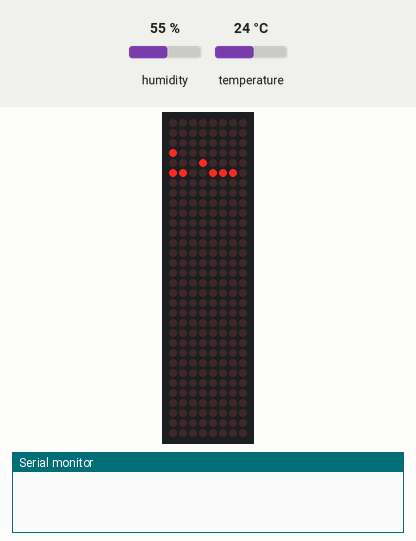
This sketch was run on a simulated Arduino Uno, built with avr-gcc and run on an emulated ATmega328P. Shown: 8×32 LED matrix, the last lines printed to the serial monitor. The inputs (shaded band) are chosen by the test bench; at power-on: humidity 55 %, temperature 24 °C. Random numbers use the default seed unless the sketch sets one.

Above: at 0.9 s.
At 6.0 s:
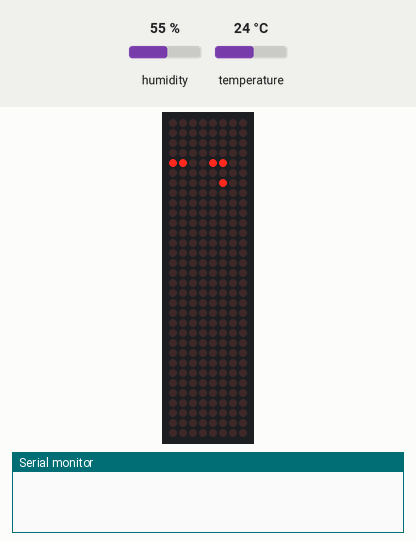
6.1 s: humidity set to 22 %
At 18.57 s:
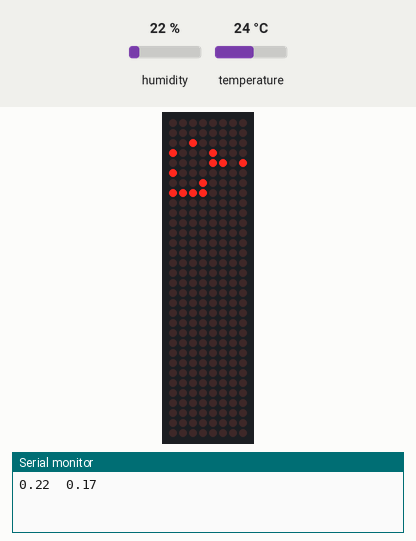
19.5 s: humidity set to 40 %
26.2 s: humidity set to 88 %
32.9 s: humidity set to 31 %
At 39.08 s:
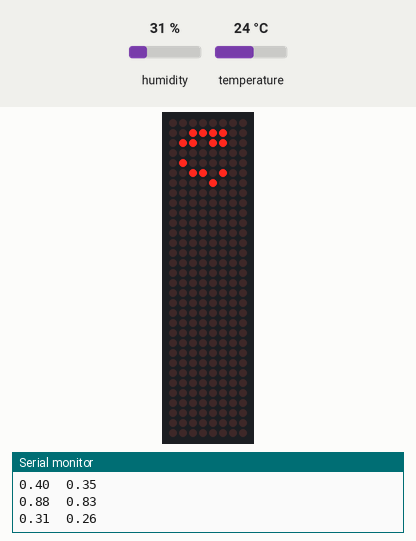
39.6 s: humidity set to 68 %
46.3 s: humidity set to 22 %
At 55.4 s:
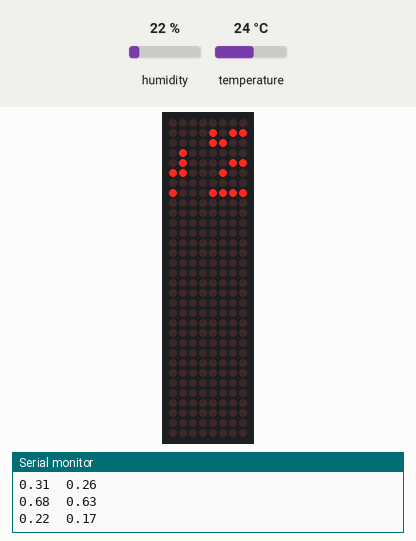

Measured:
- what the display in image 0 shows lasts 4.0 s, from 0.9 s to 4.9 s
- what the display in image 4 shows lasts 0.5 s, from 55.0 s to 55.5 s

The sketch:

Alight_Dot_Matrix_11.ino
```cpp
//https://www.circuitbasics.com/how-to-setup-an-led-matrix-on-the-arduino/
#include <SPI.h>
#include <Adafruit_GFX.h>
#include <Max72xxPanel.h>
#include <stdbool.h>
#include <stdio.h>
#include<stdlib.h>

#include "DHT.h"

#define MAX_ROWS 32
#define MAX_COLS 8

#define MAX_WAIT 2000
#define MIN_WAIT 100

#define DHTPIN 2     // Digital pin connected to the DHT sensor
#define DHTTYPE DHT11   // DHT 11

// Initialize DHT sensor.
DHT dht(DHTPIN, DHTTYPE);

int pinCS = 10;
//Din connects to pin 11
//CLK connects to pin 13

int numberOfHorizontalDisplays = 1;
int numberOfVerticalDisplays = 4;

int incomingByte = 0; // for incoming serial data

int wait=500; //delay (ms).

Max72xxPanel matrix = Max72xxPanel(pinCS, numberOfHorizontalDisplays, numberOfVerticalDisplays);


//Custom Functions

//bool arr[MAX_ROWS][MAX_COLS]; //use this when randomly filling matrix.

bool arr[MAX_ROWS][MAX_COLS] = {
{0,0,0,0,0,0,0,0}, //row1
{0,0,0,0,0,0,0,0},
{0,0,0,0,0,0,0,0},
{0,0,0,0,0,0,0,0}, //row 4
{0,0,0,0,0,0,0,0},
{0,0,0,0,0,0,0,0},
{0,0,0,0,0,0,0,0},
{0,0,0,0,0,0,0,0}, //row8
{0,0,0,1,1,0,0,0},
{0,0,1,1,0,0,0,0},
{0,0,0,1,0,0,0,0},
{0,0,0,0,0,0,0,0}, //row 12
{0,0,0,0,0,0,0,0},
{0,0,0,0,0,0,0,0},
{0,0,0,0,0,0,0,0},
{0,0,0,0,1,0,0,0}, //row 16
{0,0,0,0,1,0,1,0},
{0,0,0,0,1,0,0,0},
{0,0,0,0,0,0,0,0},
{0,0,0,0,0,0,0,0}, //row 20
{0,0,0,0,0,0,0,0},
{0,0,0,0,1,1,0,0},
{0,0,0,0,1,0,0,0},
{0,0,0,0,0,0,0,0}, //row 24
{0,0,0,1,0,1,0,0},
{0,0,0,0,0,1,0,0},
{0,0,0,0,0,0,0,0},
{0,0,0,0,1,0,0,0}, //row 28
{0,0,0,0,0,1,0,0},
{0,0,0,0,0,1,0,0},
{0,0,0,0,0,1,0,0},
{0,0,0,0,0,0,0,0}, //row 32 (last)
};


//Start-up configuration for the board
void init_screen(bool arr[MAX_ROWS][MAX_COLS]){

  matrix.fillScreen(0); //clear screen
  for(int chip=0;chip<4;chip++){
    matrix.setPosition(chip, 0, 0);
  for(int x = 0;x<8;x++){//row
      for(int y = 0; y<8;y++){//col

        if(arr[(chip*8)+x][y]){ //if array element is 1=true.
        matrix.drawPixel(x, y, 1);
        }
        else {
        matrix.drawPixel(x, y, 0);
        }
        matrix.write();
      } //end for y
  }  //end for x
  }//end for chip

}//end init_screen

//Randomly fill the board
void random_screen(){

  matrix.fillScreen(0); //clear screen
  for(int chip=0;chip<4;chip++){
    matrix.setPosition(chip, 0, 0);
  for(int x = 0;x<8;x++){//row
      for(int y = 0; y<8;y++){//col

        if(((float)rand()/RAND_MAX) > 0.5){ //if array element is 1=true.

        arr[x][y] = 1;
        matrix.drawPixel(x, y, 1);
        } //end if
        else {
        arr[x][y] = 0;
        matrix.drawPixel(x, y, 0);
        }
        matrix.write();
      } //end for y
  }  //end for x
  }//end for chip

}//end init_screen

//Variables.
int sum, null_cells, time_mod=0;
float h, h_new, t, t_new;
bool arr_new[MAX_ROWS][MAX_COLS];

void setup() {
  Serial.begin(9600);

  matrix.setIntensity(1);
  matrix.setRotation(0, 1);
  matrix.setRotation(1, 1);
  matrix.setRotation(2, 1);
  matrix.setRotation(3, 1);
  init_screen(arr);

  dht.begin();
  t = dht.readTemperature(); //make initial reading
  h = dht.readHumidity();
  delay(2*MAX_WAIT);
}


void loop() {//game loop.

//Read temp&humidity only if at least 2s has passed:
if(time_mod>2000){
//reset time_mod
time_mod = 0;
//Read humidity.
h_new = dht.readHumidity();
// Read temperature as Celsius (the default)
t_new = dht.readTemperature();
// Check if any reads failed and exit early (to try again).
if (isnan(h_new) || isnan(t_new)) {
    Serial.println(F("Failed to read from DHT sensor!"));
    return;
  }

  //Adjust wait variable based on temperature
  while(wait>MIN_WAIT-1 && wait<MAX_WAIT+1){ //Define extreme allowed values
    wait += (h_new-h)*10;


    //Reset wait value if extremes are exceeded:
    if(wait<MIN_WAIT){wait = MIN_WAIT;}
    if(wait>MAX_WAIT){wait = MAX_WAIT;}

    break;
  }


  h = h_new;


  //Print temperature and humidity.
  Serial.print(h_new/100);
  Serial.print("\t");
  Serial.print((float)(wait) /1000);
  Serial.print("\n");
}


null_cells = 0; //number of empty cells

//Find sum of neighbors for each cell
for(int x = 0;x<MAX_ROWS;x++){
  for(int y = 0;y<MAX_COLS; y++){
      //arr_new[x][y] = 0;
      sum = 0;

      //find number of null cells
      if(arr[x][y]==0){ null_cells++;}

      //if null cells == 64 (one panel empty, we are at x,y = 7,7) place pattern
      if(null_cells==64){
        arr_new[x-2][y-2] = 1;
        arr_new[x-3][y-2] = 1;
        arr_new[x-4][y-2] = 1;
        arr_new[x-5][y-2] = 1;
        null_cells = 0;
      }

      //First(bottom) row, y in mid-range.
      if(x == 0  && (y>0 && y<MAX_COLS)){
        sum = arr[x][y-1]+arr[x+1][y+1]+arr[x+1][y]+arr[x+1][y-1]+arr[x][y+1];
      }

      //Last(top) row, y in mid-range.
      if(x == MAX_ROWS  && (y>0 && y<MAX_COLS)){
        sum = arr[x][y+1]+arr[x-1][y+1]+arr[x-1][y]+arr[x-1][y-1]+arr[x][y-1];
        }

      //Left, x in mid-range
      if(y == MAX_COLS  && (x>0 && x<MAX_ROWS)){
        sum = arr[x-1][y]+arr[x-1][y-1]+arr[x][y-1]+arr[x+1][y-1]+arr[x+1][y];
      }

      //Right, x in mid-range
      if(y == 0  && (x>0 && x<MAX_ROWS)){
        sum = arr[x-1][y]+arr[x-1][y+1]+arr[x][y+1]+arr[x+1][y+1]+arr[x+1][y];
      }

      //Corner BL
      if(x == 0 && y == MAX_COLS){
        sum = arr[x][y-1]+arr[x+1][y-1]+arr[x+1][y];
      }

      //Corner BR
      if(x == 0 && y == 0){
        sum = arr[x][y+1]+arr[x+1][y+1]+arr[x+1][y];
      }

      //Corner TL
      if(x == MAX_ROWS && y == MAX_COLS){
        sum = arr[x-1][y]+arr[x-1][y-1]+arr[x][y-1];
      }

      //Corner TR
      if(x == MAX_ROWS && y == 0){
        sum = arr[x][y+1]+arr[x-1][y+1]+arr[x-1][y-1];
      }


      //Both x,y in mid-range.
      //8 neighbors.
      if((x>0 && x<MAX_ROWS) && (y>0 && y<MAX_COLS)){
          sum = arr[x-1][y-1] + arr[x-1][y] + arr[x-1][y+1] + arr[x][y-1] + arr[x][y+1] + arr[x+1][y-1] + arr[x+1][y] +arr[x+1][y+1];
      }

      if(sum == 3){arr_new[x][y]=1; }//birth
      if(sum != 2 && sum!=3){arr_new[x][y]=0;} //death
  }  //end for y
} //end for x

//matrix.fillScreen(0);
init_screen(arr_new);
//arr = arr_new;
for(int i = 0;i < MAX_ROWS;i++){
  for(int j = 0;j < MAX_COLS; j++){
      arr[i][j] = arr_new[i][j];
  }  //end for y
} //end for x
delay(wait);

time_mod += wait; //value in last delay().

}//end loop
```
